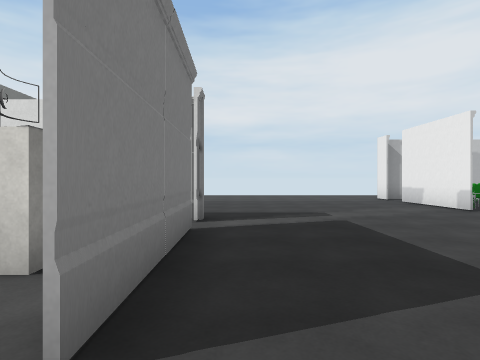
[1] (above)

19 first-person views from a walk through a scene from a Unity 3-D project. The camera is 1.4 m above the floor, looks level and sees 80° across. The floor is counted in squares, 2 m on a side. Each view is taken from the middle of a square. On the plan, view 1 faces up. The plan holds only what a view shows up to about 10 squares ahead; the rest is blank. The place goes on beyond the plan. The player character is not drawn. Some surface patterns are stand-ins.

[2]
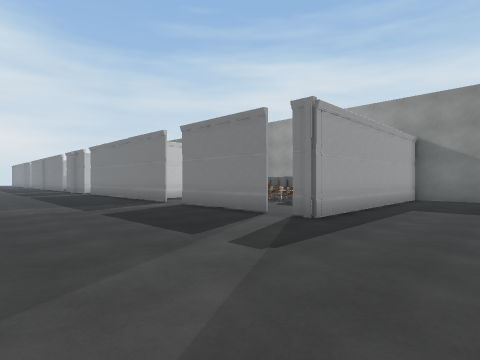

[3]
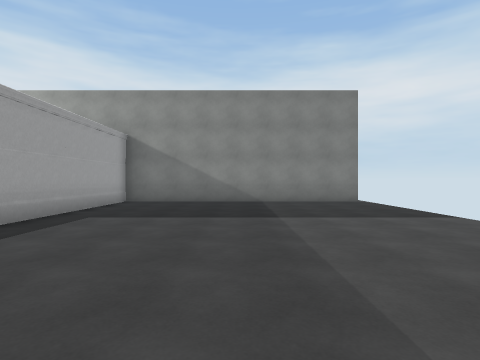

[4]
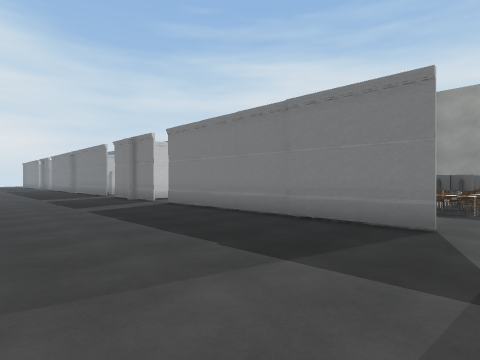

[5]
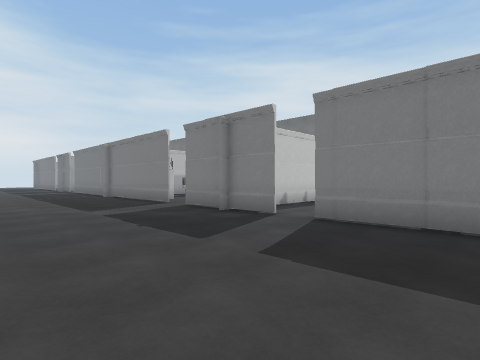

[6]
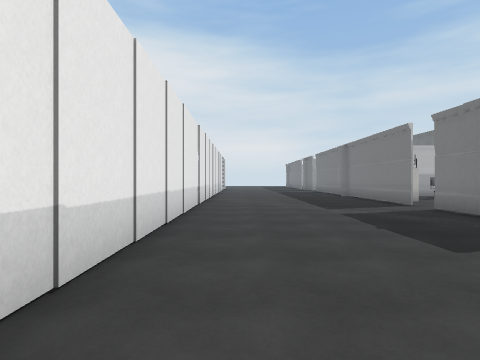

[7]
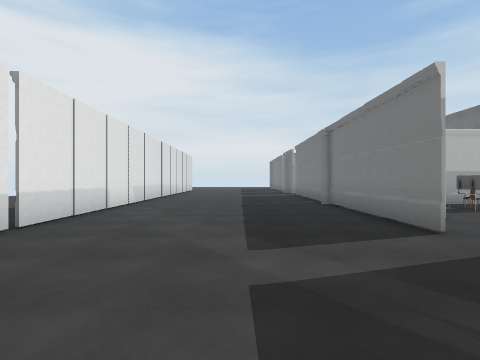

[8]
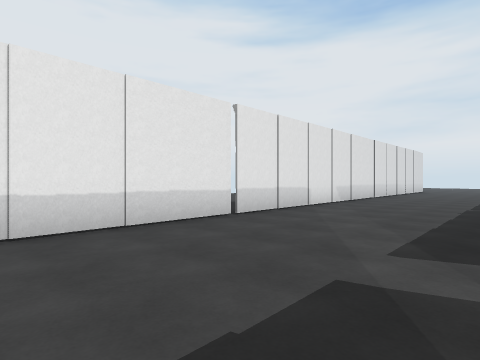

[9]
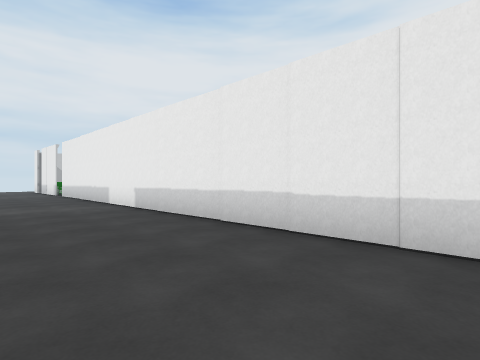

[10]
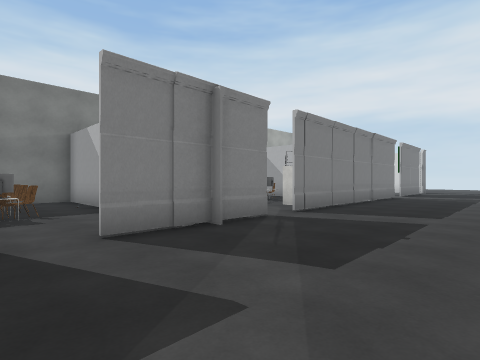

[11]
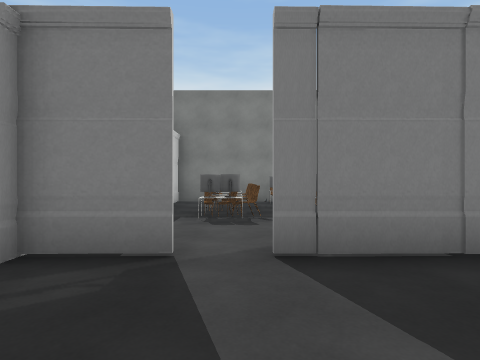

[12]
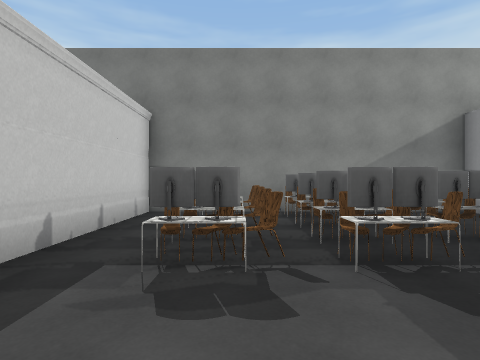

[13]
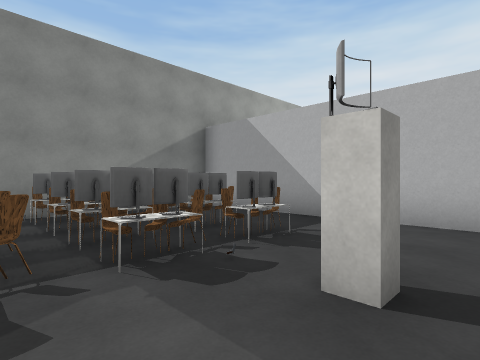

[14]
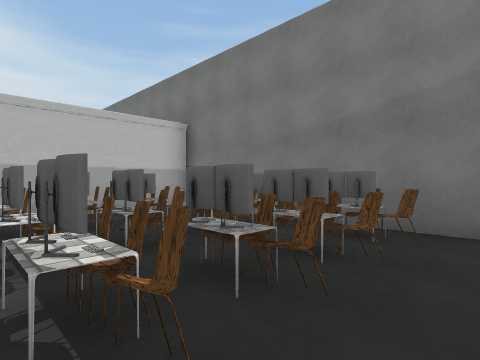

[15]
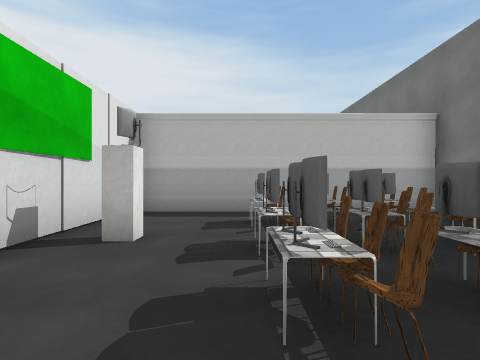

[16]
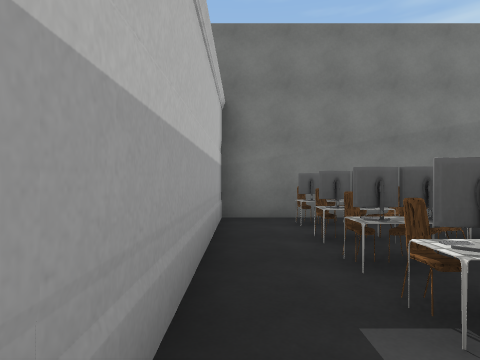

[17]
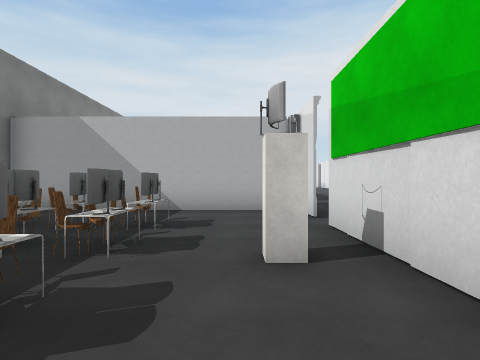

[18]
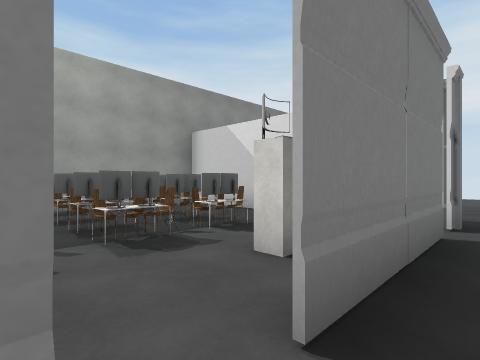

[19]
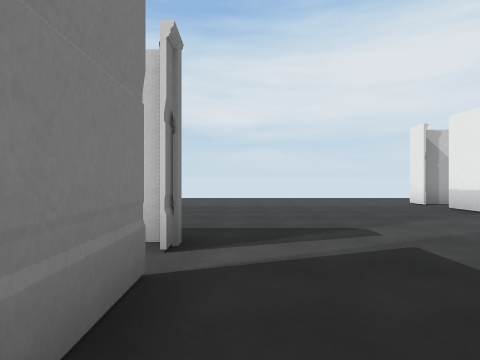

### Floor plan
Points are (right, up) in squares from view 1. A wall is a line through its corners. A room is listed if a view was taken in it or the views show most of it. See-through windows are left out.
Room 1 (views 1, 2, 3, 4, 5, 6, 7, 8, 9, 10, 11, 18, 19)
walls: (-0.6, 0.1) (-0.5, -6.7); (-0.7, 4.1) (-0.6, 0.9); (5.2, 1.8) (5.2, 3); (5.1, 6.3) (5.1, 8.6); (-0.7, -6.2) (-0.6, -6.7); (5, 9.8) (5, 10.5); (-7.4, 5.3) (-1.4, 5.3); (-0.6, -7.6) (-0.6, -8.6); (-0.6, -9.4) (-0.6, -10.9); (-0.6, -11.6) (-0.5, -16.4); (-7.4, 12.9) (-7.4, 4.6); (5.3, -14.7) (5, 1.7); (-0.4, -17.4) (-0.4, -18); (5.2, -18) (5.1, -13.5)
ways out: opening at (-1, -7) to room 2; opening at (-1, -11) to room 3; opening at (5, 6); gap at (-1, 0.5); gap at (-1, 4)
objects: pillar (-1, -9); pillar (-1, 5)
Room 2 (views 12, 13)
walls: (-7.4, -9) (-2.5, -9); (-1.4, -2) (-7.4, -2)
low walls: (-7.4, -2) (-7.4, -2.6)
ways out: opening at (-1, -7) to room 1
objects: other object (-7, -7); chair (-7, -6); chair (-6, -6); chair (-5, -6); other object (-5, -5); other object (-5, -4); chair (-4, -8); chair (-4, -6); chair (-4, -5); chair (-4, -4); other object (-3, -7); TV (-3, -6); TV (-2, -8); TV (-2, -7); TV (-2, -6); TV (-2, -5)
Room 3 (views 14, 15, 16, 17)
walls: (-0.6, -14.9) (-0.7, -11.6); (-7.4, -15.5) (-7.4, -16.3) (-0.9, -16.3); (-1.5, -9.4) (-7.4, -9.4); (-7.4, -8.1) (-7.4, -10.5)
ways out: opening at (-1, -11) to room 1
objects: chair (-7, -15); chair (-7, -11); TV (-6, -16); chair (-6, -15); chair (-6, -14); other object (-6, -13); TV (-6, -12); chair (-6, -11); TV (-6, -10); TV (-5, -16); chair (-5, -15); chair (-5, -14); chair (-5, -12); chair (-5, -11); chair (-5, -10); TV (-4, -16); chair (-4, -15); chair (-4, -14); other object (-4, -13); other object (-4, -12); chair (-4, -11); TV (-4, -10); other object (-3, -13); other object (-3, -12); TV (-2, -15); block (-2, -13); TV (-2, -12); TV (-2, -11)

Where each view was taken, in squares from view 1:
view 1: 0 up, 0 right, facing up
view 2: 8 up, 4 right, facing down-left
view 3: 9 up, 2 right, facing left
view 4: 1 up, 4 right, facing down-left
view 5: 4 down, 4 right, facing down-left
view 6: 4 down, 4 right, facing down
view 7: 8 down, 2 right, facing down
view 8: 8 down, 1 right, facing down-right
view 9: 8 down, 2 right, facing up-right
view 10: 12 down, 3 right, facing up-left
view 11: 7 down, 2 right, facing left
view 12: 7 down, 1 left, facing left
view 13: 7 down, 1 left, facing up-left
view 14: 10 down, 3 left, facing down-left
view 15: 10 down, 3 left, facing down
view 16: 16 down, 2 left, facing left
view 17: 16 down, 2 left, facing up
view 18: 0 up, 0 right, facing up-left
view 19: 2 up, 0 right, facing up
